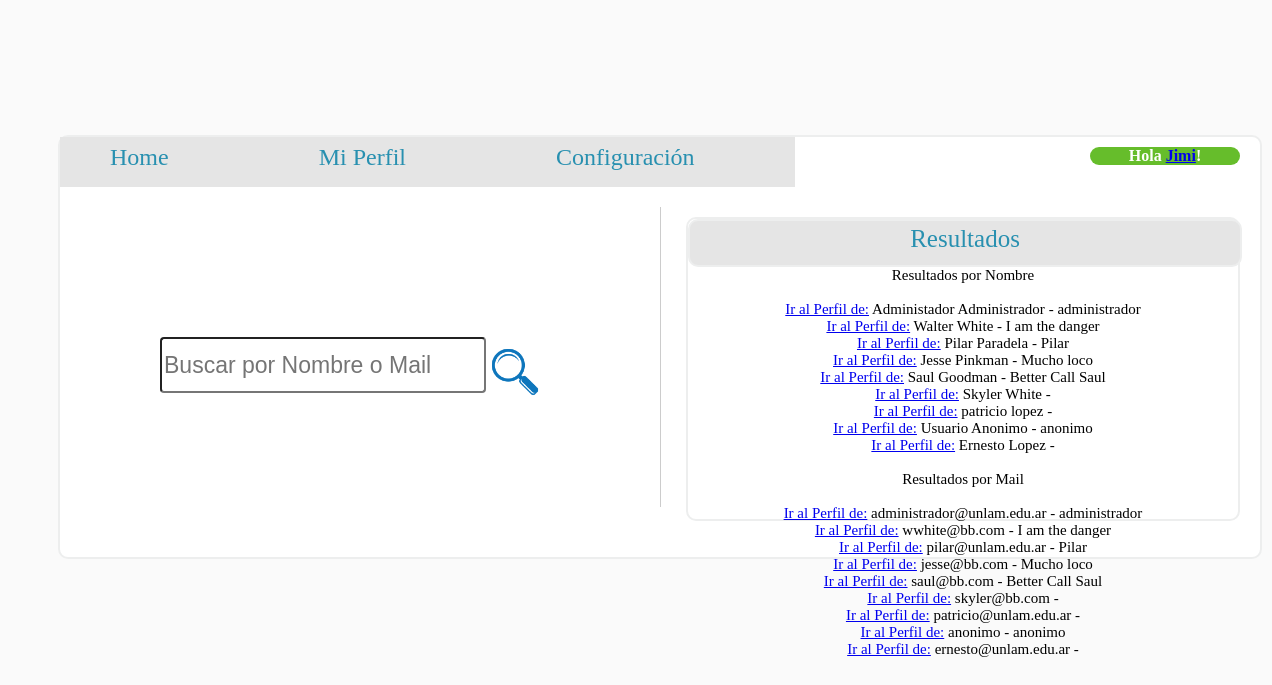
The page /paginas/resultados.php (signed in) on the database its author committed.
### tables this page shows
CREATE TABLE `usuario` (
  `idusuario` int(11) NOT NULL AUTO_INCREMENT,
  `nombre` text NOT NULL,
  `apellido` text NOT NULL,
  `mail` text NOT NULL,
  `descripcion` text,
  `password` text NOT NULL,
  `administrador` int(11) NOT NULL DEFAULT '0',
  `privacidad` int(11) NOT NULL DEFAULT '3',
  PRIMARY KEY (`idusuario`)
);

### paginas/mysql.php (called while the page is built, shortened)
<?php
$server="localhost:3306";
$user="root";
$password="";
$conexion=(mysqli_connect($server,$user,$password));
$consulta=mysqli_query($conexion,$con);
?>

### paginas/resultados.php (the view, shortened to what this page needs)
<!DOCTYPE html>
<html>
<head>
	<link rel="stylesheet" type="text/css" href="../css/estilo2.css"/>
</head>
<body>
		<div id="container">
					<ul class="dropdown">
						<li><a href="home.php" class="dir">Home</a></li>
						<li><a href="perfil.php" class="dir">Mi Perfil</a></li>
						<li><a href="conf.php" class="dir">Configuraci&oacute;n</a></li>
					</ul>
					<div class="bienvenidos">
						Hola <?php
									if ($_SESSION!=NULL) {
									$idusr=$_SESSION['idusr'];
									$nombresesion=$_SESSION['nom'];
									echo "<a href='perfil.php?id='.$idusr.''>$nombresesion</a>";
									}
							?>!
					</div>
					<div id="home">
						<div id="search">
						<form method="post" action="resultados.php" name="busqueda">
						<div id="busqueda"><input type="text" placeholder="Buscar por Nombre o Mail" name="search"
								  style="border-radius:4px; width:300px; height:50px;font-size: 23px" id="busqueda" /></div>
							<div id="lupa"> <input type="image" src="../img/icono_buscar.png" style="width:70px; height:70px;" /></div>
						</form>
						</div>
						<div class="lineavertical2"></div>
						<div id="resultados">
						<div id="mensajestitulo">Resultados</div>
						<?php
						$d=$_POST['search'];
						$con="CALL search1('%$d%')";
						require ("mysql.php");
						echo "<div class='aviso'>Resultados por Nombre</br></br>";
						while($resultados=mysqli_fetch_array($consulta)){
   						echo '<a href="perfil.php?p='.$resultados['idusuario'].'">Ir al Perfil de:</a>';
   						echo ' '.$resultados['nombre'].' ';
   						echo $resultados['apellido']." - ";
   						echo $resultados['descripcion']."</br>";
   						}
   						$con="CALL search2('%$d%')";
						require ("mysql.php");
						echo "Resultados por Mail</br></br>";
						while($resultados=mysqli_fetch_array($consulta)){
   						echo '<a href="perfil.php?p='.$resultados['idusuario'].'">Ir al Perfil de:</a>';
   						echo ' '.$resultados['mail'].' - ';
   						echo $resultados['descripcion']."</br>";
   						}
					    ?>
						</div>
  					</div>
  		</div>
</body>
</body>
</html>

### css/estilo2.css (style rules this page uses)
body { background-color: #fafafa; background-image:url("../img/fondo3.jpg"); background-position: center center; background-repeat: no-repeat; background-attachment: fixed; background-size: cover; }
#container { width: 1200px; height: 420px; margin-top: 135px; border-radius: 10px; border:solid; border-color: #edeeee; border-width: 2px; margin-right: 50px; margin-left:50px; background-color: #fff; }
.dropdown { height:50px; width:960px; }
ul.dropdown, ul.dropdown li, ul.dropdown ul { list-style: none; margin: 0; padding: 0; height: 50px; }
ul.dropdown { position: relative; z-index: 597; float: left; height: 50px; }
ul.dropdown li { float: left; min-height: 1px; line-height: 1.3em; vertical-align: middle; height: 50px; }
ul.dropdown { font: normal 12px 'Corbel', text-transform: uppercase; height: 50px; }
ul.dropdown li { padding: 7px 0; background-color: #E5E5E5; color: #2890B0; line-height: normal; height: 50px; }
ul.dropdown a:link, ul.dropdown a:visited { color: #2890B0; text-decoration: none; font-family: 'Corbel';font-size: 24px; }
ul.dropdown *.dir { padding-right: 100px; background-image: none; background-position: 100% 50%; background-repeat: no-repeat; }
ul.dropdown li a { display: block; padding: 7px 50px; }
ul.dropdown li { padding: 0; }
#home { width: 1200px; height: 300px; float: left; }
#search { width: 450px; height: 150px; margin-left: 100px; margin-top: 150px; float: left; }
#busqueda { width: 300px; height: 50px; float: left; padding-right: 20px; }
#lupa { width: 70px; height: 70px; float: left; padding-right: 10px; }
.lineavertical2 { border-left: 1px solid #ccc; height: 300px; width: 1px; margin-left: 600px; margin-top: 20px; position: absolute; }
#resultados { width:550px; height: 300px; float: right; margin-top: 30px; margin-right: 20px; border-radius: 10px; border: solid; border-width: 2px; border-color: #edeeee; }
#mensajestitulo { border: solid; width: 100%; height: 40px; text-align: center; padding-top: 4px; font-family: 'Corbel'; font-size: 25px; color: #2890B0; background-color: #E5E5E5; border-radius: 10px; border: solid; border-width: 2px; border-color: #edeeee; }
.bienvenidos { color: #fff; background-color: #66bd2b; border-color: #2e6da4; width: 150px; float: right; margin-top: 10px; margin-right: 20px; text-align: center; font-family: 'Corbel'; border-radius: 10px; font-weight: bold; }
.aviso { font-family: 'Corbel'; text-align: center; font-size: 15px; }

### rows shown on the page
usuario: nombre "Administador", apellido "Administrador", descripcion "administrador", mail "administrador@unlam.edu.ar"
usuario: nombre "Walter", apellido "White", descripcion "I am the danger", mail "wwhite@bb.com"
usuario: nombre "Pilar", apellido "Paradela", descripcion "Pilar", mail "pilar@unlam.edu.ar"
usuario: nombre "Jesse", apellido "Pinkman", descripcion "Mucho loco", mail "jesse@bb.com"
usuario: nombre "Saul", apellido "Goodman", descripcion "Better Call Saul", mail "saul@bb.com"
usuario: nombre "Skyler", apellido "White", mail "skyler@bb.com"
usuario: nombre "patricio", apellido "lopez", mail "patricio@unlam.edu.ar"
usuario: nombre "Usuario", apellido "Anonimo", descripcion "anonimo", mail "anonimo"
usuario: nombre "Ernesto", apellido "Lopez", mail "ernesto@unlam.edu.ar"

### other values the page prints
$nombresesion "Jimi"
